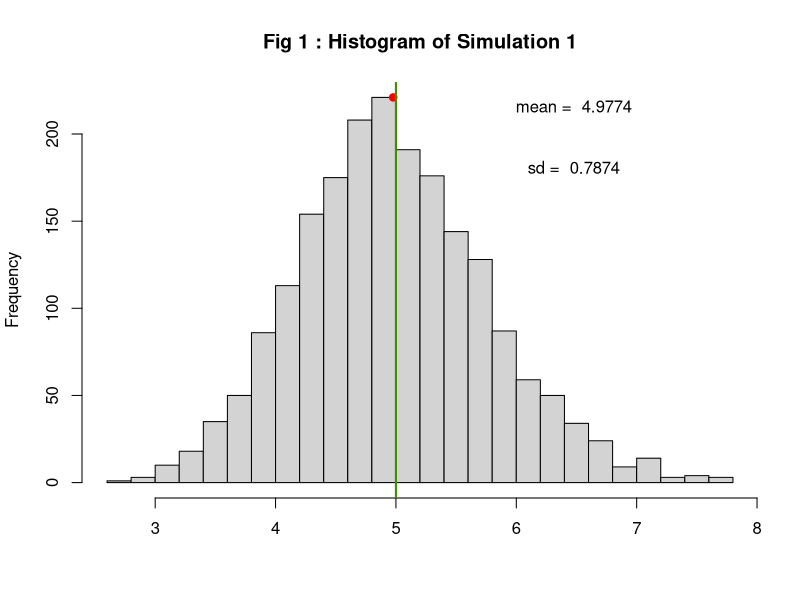
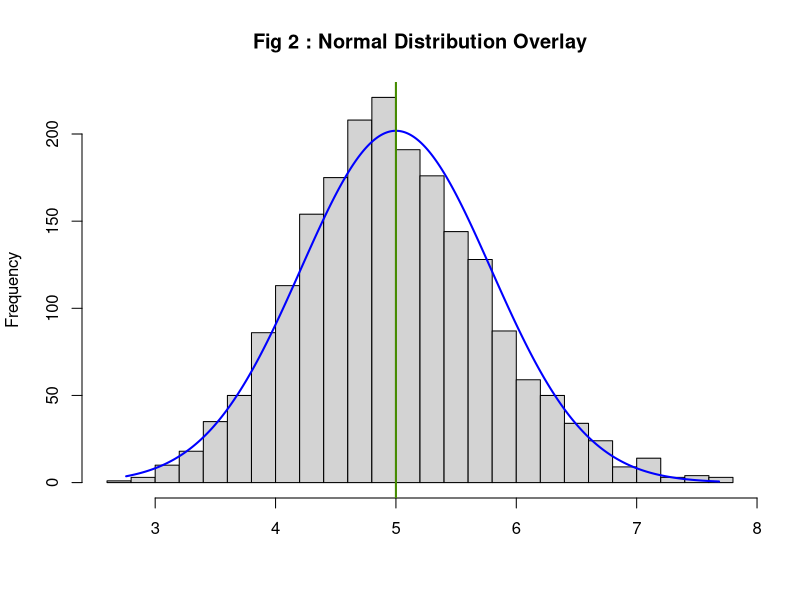
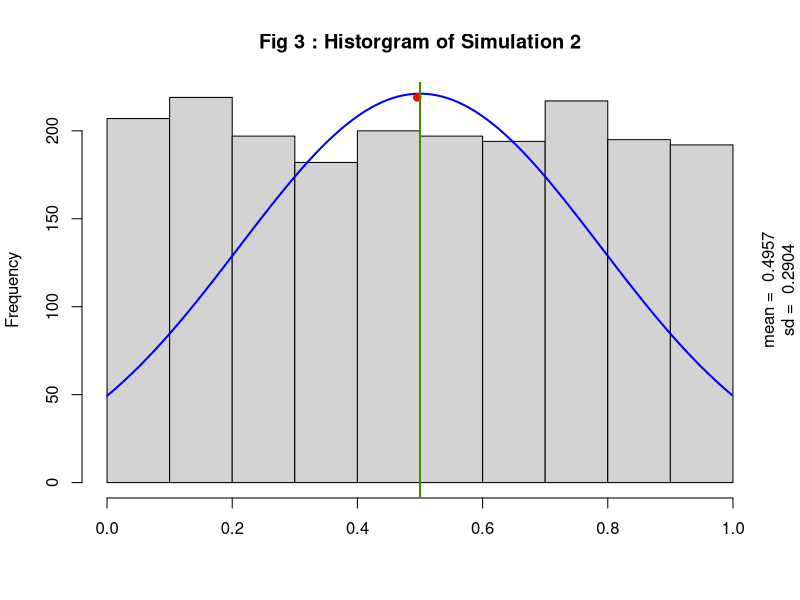
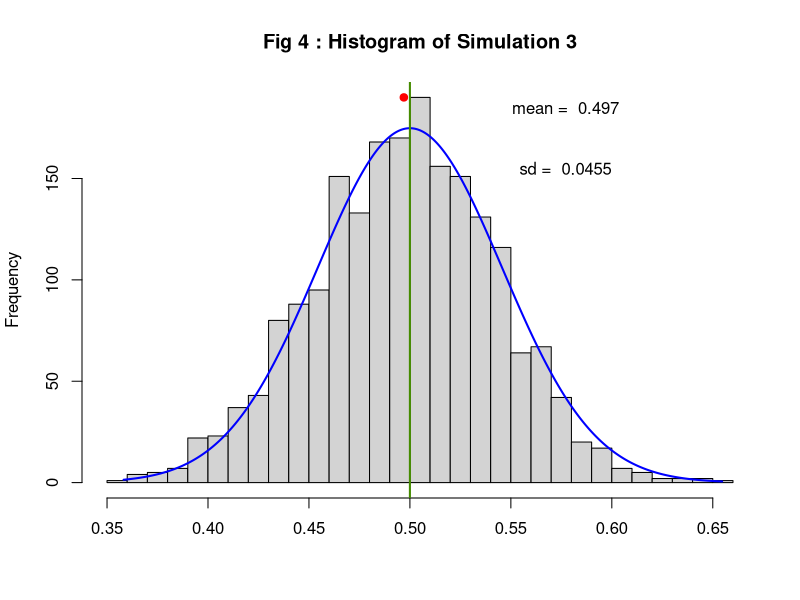

Source code (R) for these figures, in order:
## ---- chunk 1
set.seed(5555)
n <- 40
trials <-2000
lambda <- 0.2
expMean <- 1/lambda
expSD <- (1/lambda)/sqrt(n)
figureCount <- 1

figureNumber <- function(name,figureCount) {
    figureText <- paste("Fig",as.character(figureCount),":",name)
    figureCount <<- figureCount+1
    return(figureText)
}
## ---- chunk 2
sim1 <- apply(matrix(rexp(n*trials,lambda),trials),1,mean)
## ---- chunk 3
simMean <- mean(sim1)
simSD <- sd(sim1)
simHist <- hist(sim1,breaks="Scott",
                main = figureNumber("Histogram of Simulation 1",figureCount), 
                xlab="")
yMax <- max(simHist$counts)
meanText <- paste("mean = ",as.character(round(simMean,4)))
sdText <- paste("sd = ",as.character(round(simSD,4)))
points(simMean,yMax,col="red",cex=1,pch=21,bg="red")
text(x = simMean+1.5 ,y = yMax-5, meanText)
text(x = simMean+1.5 ,y = yMax-40, sdText)
abline(v=expMean,col="chartreuse4",lwd=2)
## ---- chunk 4
simHist <- hist(sim1,breaks="Scott",
                main = figureNumber("Normal Distribution Overlay",figureCount), 
                xlab = "")
xfit<-seq(min(sim1),max(sim1),length=1000) 
yfit<-dnorm(xfit,mean=expMean,sd=expSD) 
yfit <- yfit*diff(simHist$mids[1:2])*length(sim1) 
lines(xfit, yfit, col="blue", lwd=2)
abline(v=expMean,col="chartreuse4",lwd=2)
## ---- chunk 5
a <- 0
b <- 1
unfMean <- 1/2*(a+b)
unfSD <- sqrt((1/12)*(b-a)^2)
unfSampleSD <- sqrt((unfSD^2)/n)
## ---- chunk 6
sim2 <- runif(trials)
## ---- chunk 7
simHist <- hist(sim2,breaks="Scott",
                main =  figureNumber("Historgram of Simulation 2",figureCount),
                xlab="")
simMean <- mean(sim2)
simSD <- sd(sim2)
xfit<-seq(min(sim2),max(sim2),length=1000) 
yfit<-dnorm(xfit,mean=unfMean,sd=unfSD)
yfit <- yfit*diff(simHist$mids[1:2])*length(sim2) 
lines(xfit, yfit*.80, col="blue", lwd=2)
yMax <- max(simHist$counts)
meanText <- paste("mean = ",as.character(round(simMean,4)))
sdText <- paste("sd = ",as.character(round(simSD,4)))
points(simMean,yMax,col="red",cex=1,pch=21,bg="red")
mtext(text = meanText,side = 4,line=0)
mtext(sdText,4,line=1)
abline(v=unfMean,col="chartreuse4",lwd=2)
## ---- chunk 8
sim3 <- apply(matrix(runif(n*trials),trials),1,mean)
## ---- chunk 9
simHist <- hist(sim3,breaks="Scott",
                main = figureNumber("Histogram of Simulation 3",figureCount),
                xlab="")
simMean <- mean(sim3)
simSD <- sd(sim3)
xfit<-seq(min(sim3),max(sim3),length=1000) 
yfit<-dnorm(xfit,mean=unfMean,sd=unfSampleSD)
yfit <- yfit*diff(simHist$mids[1:2])*length(sim3) 
lines(xfit, yfit, col="blue", lwd=2)
yMax <- max(simHist$counts)
meanText <- paste("mean = ",as.character(round(simMean,4)))
sdText <- paste("sd = ",as.character(round(simSD,4)))
points(simMean,yMax,col="red",cex=1,pch=21,bg="red")
text(x = simMean+.08 ,y = yMax-5, meanText)
text(x = simMean+.08 ,y = yMax-35, sdText)
abline(v=unfMean,col="chartreuse4",lwd=2)
